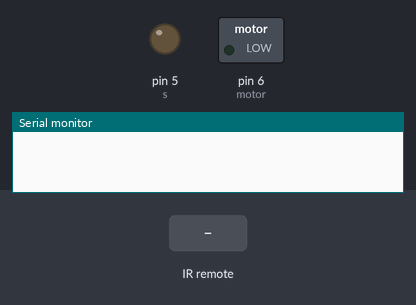
This sketch was run on a simulated Arduino Uno, built with avr-gcc and run on an emulated ATmega328P. Parts: switched loads named in the sketch (green lamp = pin HIGH), output pins drawn as LEDs (lit = HIGH), the last lines printed to the serial monitor. The inputs (shaded band) are chosen by the test bench.

Above: at 1.8 s.
1.9 s: infrared code 0xFF18E7 received
At 2.6 s:
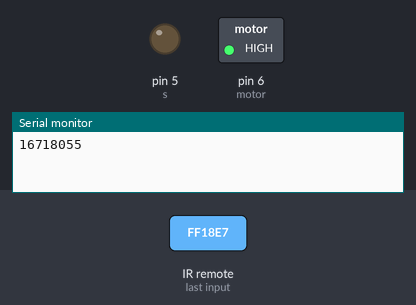
3.5 s: infrared code 0xFF4AB5 received
At 3.8 s:
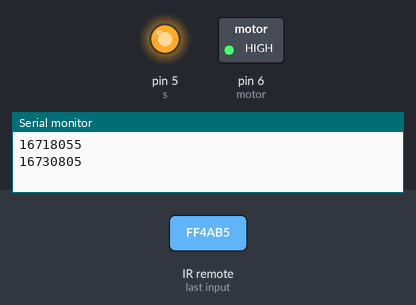
Timing chart, 0 to 6.5 s (numbered marks = the images above; inputs shaded):
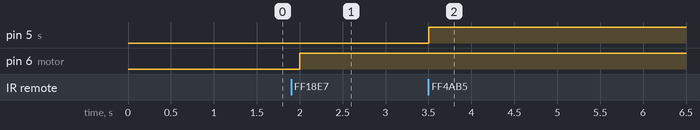

The sketch:

dk_dc.ino
```cpp
#include <IRremote.h>
 int duration;
int RECV_PIN = 11;
int motor = 6;    // khai báo chân PWM điều khiển motor
int speedMotor = 0;     // biến lưu giữ tốc độ của motor
int s = 5;
int thuan;
IRrecv irrecv(RECV_PIN);

decode_results results;

void setup()
{
  Serial.begin(9600);
  irrecv.enableIRIn(); // Start the receiver
  pinMode(motor,OUTPUT);
  pinMode(s,OUTPUT);
}

void loop() {

      duration = constrain(duration,0,5000);   // 0 <= duration <= 5000 ms.
      speedMotor = map(duration,0,5000,0,255);
      analogWrite(motor,speedMotor);  // xuất xung PWM để điều khiển tốc độ motor
                                      // duty cycle càng lớn thì motor quay càng nhanh
      delay(500);

  if (irrecv.decode(&results)) {
    Serial.println(results.value);
    if (results.value==16718055){
    digitalWrite(s, LOW);
    }
    if (results.value==16750695){
    duration = 0;
    }
    if (results.value==16730805){
    digitalWrite(s, HIGH);
    }
    if (results.value==16753245){
    duration = 1000;
    }
    if (results.value==16736925){
    duration = 3000;
    }
    if (results.value!=16769565){
    duration = 5000;
    }
    irrecv.resume(); // Receive the next value

  }

}
```

Measured:
- after the input at 1.9 s, pin 6 (motor): LOW → HIGH after 0.10 s
- after the input at 3.5 s, pin 5 (s): LOW → HIGH at once
